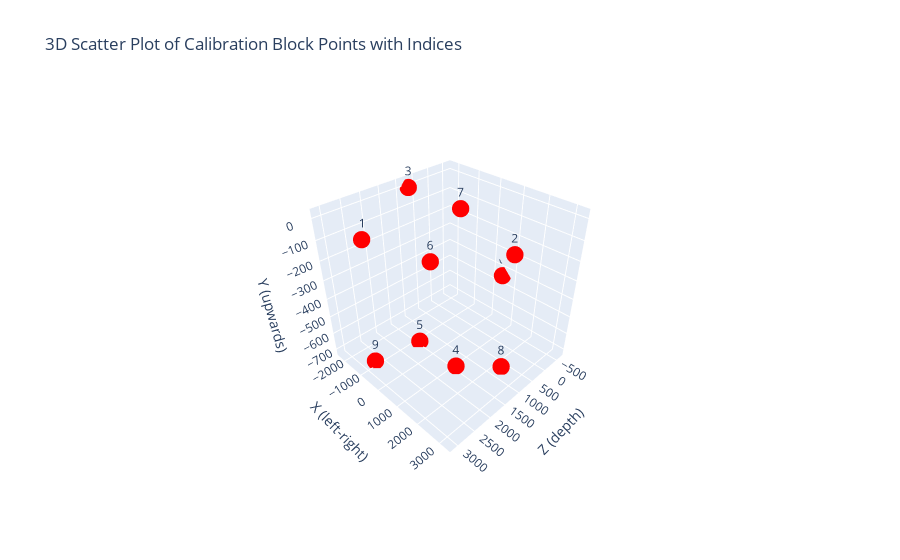

Notebook source saved alongside this figure:
### Code cell
import plotly.graph_objs as go

# 3D scatter plot of calibration block points with idx labels
fig = go.Figure()

fig.add_trace(go.Scatter3d(
    x=calib_block['X'],
    y=calib_block['Y'],
    z=calib_block['Z'],
    mode='markers+text',
    marker=dict(size=6, color='red'),
    text=calib_block['idx'].astype(str),
    textposition='top center',
    name='Calibration Block Points'
))

fig.update_layout(
    scene=dict(
        xaxis_title='X (left-right)',
        yaxis_title='Y (upwards)',
        zaxis_title='Z (depth)',
        camera=dict(
            eye=dict(x=1.5, y=1.5, z=1.5),  # view from above front-right
            up=dict(x=0, y=1, z=0),         # y is up
            center=dict(x=0, y=0, z=0)
        )
    ),
    title='3D Scatter Plot of Calibration Block Points with Indices'
)

fig.show()

### Figure 1 — Plotly figure (JSON) as saved in the notebook; plotly's stock layout.template omitted (floating-point values rounded to 4 significant figures)
{"data": [{"marker": {"color": "red", "size": 6}, "mode": "markers+text", "name": "Calibration Block Points", "text": ["0", "1", "2", "3", "4", "5", "6", "7", "8", "9"], "textposition": "top center", "type": "scatter3d", "x": [504.3, -150.3, 3269.0, -2285.0, 1201.0, -731.7, 2039.0, 244.0, 2348.0, -1044.0], "y": [-442.7, 15.52, 10.72, -5.351, -709.1, -715.8, 18.45, 1.286, -709.9, -712.5], "z": [-645.7, 3101.0, 1499.0, 740.7, 1514.0, 1505.0, 2751.0, 751.9, 764.3, 2760.0]}], "layout": {"scene": {"camera": {"center": {"x": 0, "y": 0, "z": 0}, "eye": {"x": 1.5, "y": 1.5, "z": 1.5}, "up": {"x": 0, "y": 1, "z": 0}}, "xaxis": {"title": {"text": "X (left-right)"}}, "yaxis": {"title": {"text": "Y (upwards)"}}, "zaxis": {"title": {"text": "Z (depth)"}}}, "title": {"text": "3D Scatter Plot of Calibration Block Points with Indices"}}}
